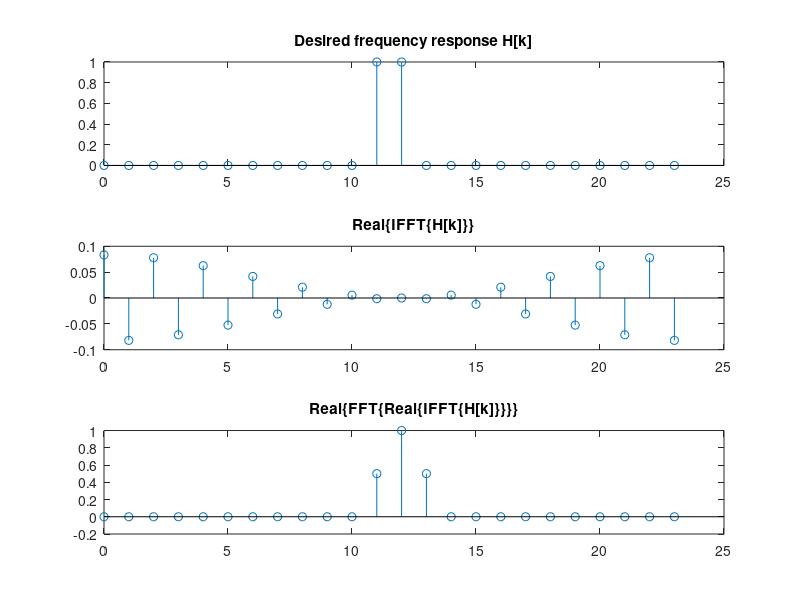
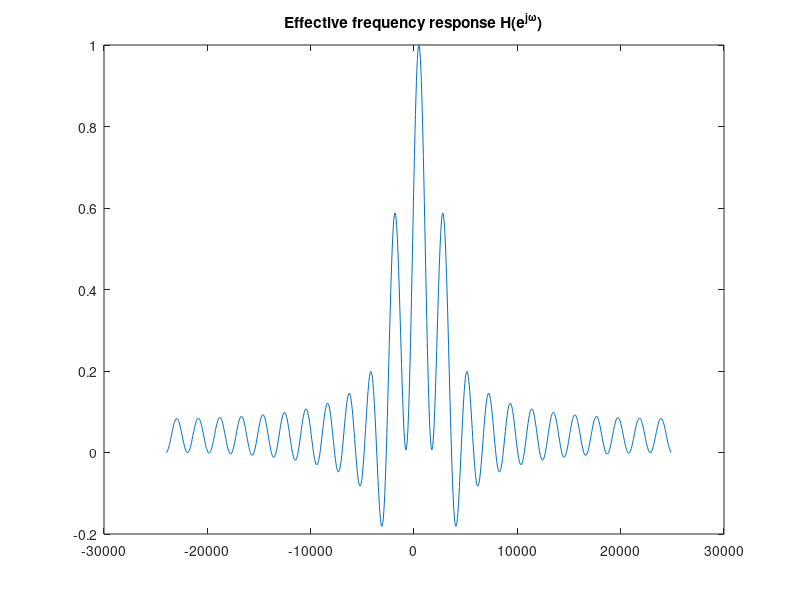

MATLAB code for these plots, in order: (Note: this script raises an error after producing the figures.)
% James Durtka
% EELE 465 - Computational Computer Architecture
% Final lab: generate coefficients for an order-24 FIR filter

%number of coefficients
N = 24;
beta = 2/N;
fs = 48000;
nn = [0:N-1];

%coeffs = beta*cos((2*pi*fb*nn)/fs);
freq_domain = [zeros(1,11) ones(1,2) zeros(1,11)]
coeffs = real(ifft(freq_domain))

subplot(3,1,1)
stem(0:length(freq_domain)-1, freq_domain)
title('Desired frequency response H[k]')
subplot(3,1,2)
stem(0:length(coeffs)-1, coeffs)
title('Real\{IFFT\{H[k]\}\}')
subplot(3,1,3)
stem(0:length(coeffs)-1, real(fft(coeffs)))
title('Real\{FFT\{Real\{IFFT\{H[k]\}\}\}\}')

figure
coeffs_padded = [coeffs zeros(1,1000)];
plot(47.8*(0:length(coeffs_padded)-1)-24000, real(fft(coeffs_padded)));
title('Effective frequency response H(e^{j\omega})');

%Convert all of these to fixed point and output as hexadecimal
for i = 1:N
    %Treat as a signed 24-bit word
    val = fi(coeffs(i), 1, 24, 22);
    disp(sprintf('coeff(%i) <= x"%s";', i-1, val.hex))
end